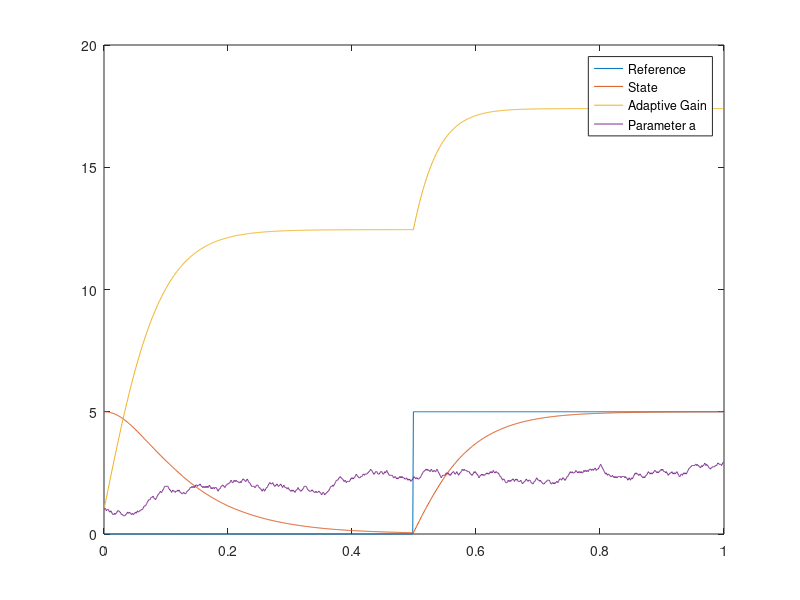
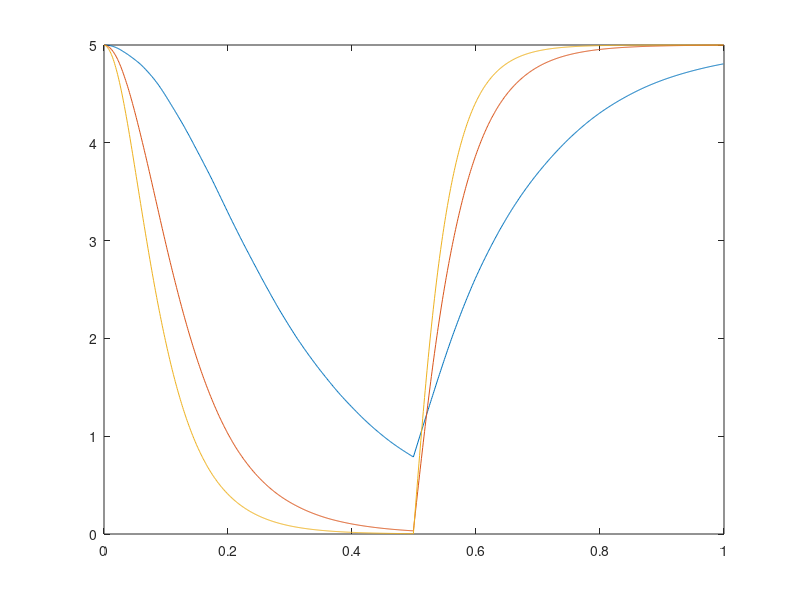

Recreate these plots in MATLAB, in order. (Note: this script raises an error after producing the figures.)
%%% Adaptive controller
clear
clc
close all
%% Inititals
samples = 1000;
a = 1;
b = 2;
y = 5;
x(1) = 5;
k(1) = 1;
r = zeros(samples,1);
r(ceil(samples/2):samples,1) = 5;
dt = 1/samples;
t(1) = 0;
%% Loop
for n=1:samples-1
    a(n+1) = a(n) + dt*50*(2 - randi(3));
    x(n+1) = x(n) + dt*(a(n)-k(n))*(x(n)-r(n));
    k(n+1) = k(n) + dt*y*(r(n)-x(n))^2;
    t(n+1) = t(n) + dt;
end
%% Plot
figure
plot(t,r)
hold on
plot(t,x)
plot(t,k)
plot(t,a)
legend('Reference','State','Adaptive Gain','Parameter a')
%% Gamma sensitivity
y = [1;5;10];
for m=1:3
   %% Loop
for n=1:samples-1
    a(n+1) = a(n) + dt*25*(2-randi(3));
    x(n+1,m) = x(n,m) + dt*(a(n)-k(n,m))*(x(n,m)-r(n));
    k(n+1,m) = k(n,m) + dt*y(m)*(r(n)-x(n,m))^2;
end 
end
figure
plot(t,x(:,1),t,x(:,2),t,x(:,3))
hold on
ax = gca;
ax.ColorOrderIndex = 1;
plot(t,r,'k')
plot(t,k(:,1),t,k(:,2),t,k(:,3))
legend('Gamma = 1','Gamma = 5','Gamma = 10')
%0.9290    0.6940    0.1250


